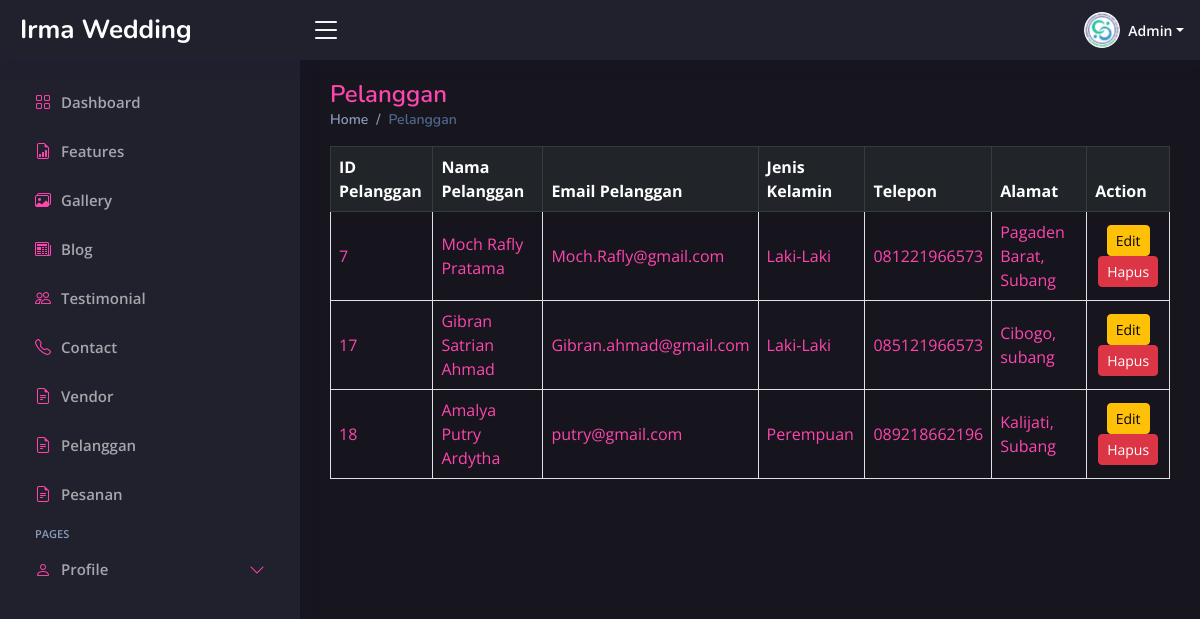
The page /admin/index.php?page=pelanggan (signed in) on the database its author committed.
### tables this page shows
CREATE TABLE `tb_pelanggan` (
  `id_pelanggan` int(11) NOT NULL,
  `nama` varchar(100) NOT NULL,
  `email` varchar(100) NOT NULL,
  `jenis_kelamin` enum('Laki-Laki','Perempuan') NOT NULL,
  `telepon` varchar(25) DEFAULT NULL,
  `alamat` text DEFAULT NULL
);

### admin/page/pelanggan.php (the view, shortened to what this page needs)
<div class="pagetitle">
    <h1>Pelanggan</h1>
    <nav>
        <ol class="breadcrumb">
            <li class="breadcrumb-item"><a href="index.php?page=dashboard">Home</a></li>
            <li class="breadcrumb-item active">Pelanggan</li>
        </ol>
    </nav>
</div>
<section class="section dashboard">
    <div class="row">
        <?php
        $query = "SELECT * FROM tb_pelanggan";
        $result = mysqli_query($koneksi, $query);
        ?>
        <div class="table-responsive">
    <table class="table table-bordered table-striped table-hover align-middle">
        <thead class="table-dark">
            <tr>
                <th>ID Pelanggan</th>
                <th>Nama Pelanggan</th>
                <th>Email Pelanggan</th>
                <th>Jenis Kelamin</th>
                <th>Telepon</th>
                <th>Alamat</th>
                <th>Action</th>
            </tr>
        </thead>
        <tbody>
            <?php while ($row = mysqli_fetch_assoc($result)): ?>
            <tr class="custom-text-color">
                <td><?php echo $row['id_pelanggan']; ?></td>
                <td><?php echo $row['nama']; ?></td>
                <td><?php echo $row['email']; ?></td>
                <td><?php echo $row['jenis_kelamin']; ?></td>
                <td><?php echo $row['telepon']; ?></td>
                <td><?php echo $row['alamat']; ?></td>
                <td class="text-center">
                  <a href="index.php?page=edit-pelanggan&id=<?php echo $row['id_pelanggan']; ?>" class="btn btn-warning btn-sm">Edit</a>
                  <a href="../action.php?act=delete-pelanggan&id=<?php echo $row['id_pelanggan']; ?>" class="btn btn-danger btn-sm" onclick="return confirm('Are you sure you want to delete this pelanggan?');">Hapus</a>
                </td>
            </tr>
            <?php endwhile; ?>
        </tbody>
    </table>
</div>
</section>

### admin/assets/css/style.css (style rules this page uses)
:root { scroll-behavior: smooth; --main-color: rgba(254, 70, 174, 1); --main-color-hover: rgba(250, 89, 180, 1); --second-color: rgba(33, 32, 45, 1); --main-font-color: rgba(255, 255, 255, 1); --second-font-color: rgba(255, 255, 255, 0.6); }
section { visibility: hidden; opacity: 0; transition: visibility 0s, opacity 0.5s ease-in-out; }
body { font-family: "Open Sans", sans-serif; background: rgba(23, 22, 31, 1); color: var(--main-font-color); color: rgb(206, 205, 219); }
a { color: var(--main-color); text-decoration: none; }
h1, h2, h3, h4, h5, h6 { font-family: "Nunito", sans-serif; }
.pagetitle { margin-bottom: 10px; }
.pagetitle h1 { font-size: 24px; margin-bottom: 0; font-weight: 600; color: var(--main-color); }
.breadcrumb { font-size: 14px; font-family: "Nunito", sans-serif; color: #899bbd; font-weight: 600; }
.breadcrumb a { color: #899bbd; transition: 0.3s; }
.breadcrumb .breadcrumb-item::before { color: #899bbd; }
.breadcrumb .active { color: #51678f; font-weight: 600; }

### admin/page/pelanggan.php (style rules this page uses)
.custom-text-color td { color: rgba(254, 70, 174, 1) !important; }

### rows shown on the page
tb_pelanggan: id_pelanggan "7", nama "Moch Rafly Pratama", email "Moch.Rafly@gmail.com", jenis_kelamin "Laki-Laki", telepon "081221966573", alamat "Pagaden Barat, Subang"
tb_pelanggan: id_pelanggan "17", nama "Gibran Satrian Ahmad", email "Gibran.ahmad@gmail.com", jenis_kelamin "Laki-Laki", telepon "085121966573", alamat "Cibogo, subang"
tb_pelanggan: id_pelanggan "18", nama "Amalya Putry Ardytha", email "putry@gmail.com", jenis_kelamin "Perempuan", telepon "089218662196", alamat "Kalijati, Subang"

### other values the page prints
$role "Admin"
$menu['text'] "Features"
$menu['text'] "Gallery"
$menu['text'] "Blog"
$menu['text'] "Testimonial"
$menu['text'] "Contact"
$menu['text'] "Vendor"
$menu['text'] "Pelanggan"
$menu['text'] "Pesanan"
